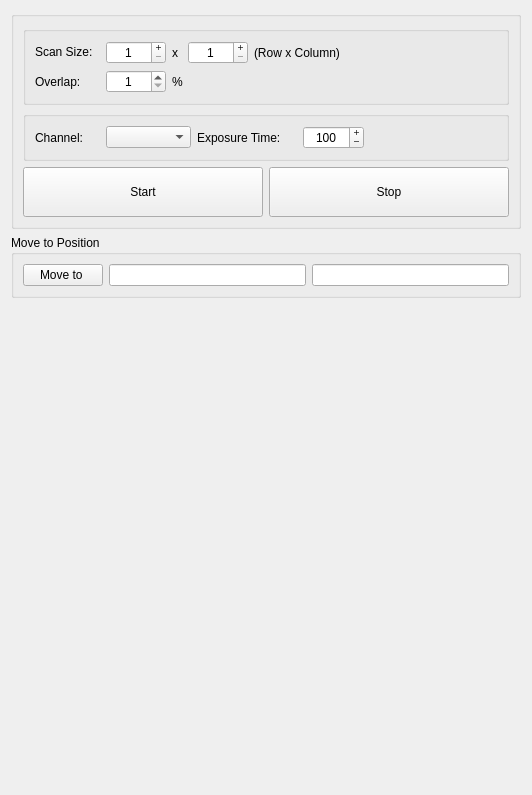
<?xml version="1.0" encoding="UTF-8"?>
<ui version="4.0">
 <class>Form</class>
 <widget class="QWidget" name="Form">
  <property name="geometry">
   <rect>
    <x>0</x>
    <y>0</y>
    <width>532</width>
    <height>795</height>
   </rect>
  </property>
  <property name="windowTitle">
   <string>Form</string>
  </property>
  <layout class="QGridLayout" name="gridLayout_7">
   <item row="1" column="0">
    <widget class="QGroupBox" name="groupBox_2">
     <property name="title">
      <string>Move to Position</string>
     </property>
     <layout class="QGridLayout" name="gridLayout_6">
      <item row="0" column="0">
       <layout class="QGridLayout" name="gridLayout_5">
        <item row="0" column="2">
         <widget class="QLineEdit" name="y_lineEdit">
          <property name="alignment">
           <set>Qt::AlignCenter</set>
          </property>
          <property name="readOnly">
           <bool>true</bool>
          </property>
         </widget>
        </item>
        <item row="0" column="0">
         <widget class="QPushButton" name="move_to_Button">
          <property name="enabled">
           <bool>true</bool>
          </property>
          <property name="sizePolicy">
           <sizepolicy hsizetype="Fixed" vsizetype="Fixed">
            <horstretch>0</horstretch>
            <verstretch>0</verstretch>
           </sizepolicy>
          </property>
          <property name="maximumSize">
           <size>
            <width>150</width>
            <height>16777215</height>
           </size>
          </property>
          <property name="text">
           <string>Move to </string>
          </property>
         </widget>
        </item>
        <item row="0" column="1">
         <widget class="QLineEdit" name="x_lineEdit">
          <property name="alignment">
           <set>Qt::AlignCenter</set>
          </property>
          <property name="readOnly">
           <bool>true</bool>
          </property>
         </widget>
        </item>
       </layout>
      </item>
     </layout>
    </widget>
   </item>
   <item row="2" column="0">
    <spacer name="verticalSpacer">
     <property name="orientation">
      <enum>Qt::Vertical</enum>
     </property>
     <property name="sizeHint" stdset="0">
      <size>
       <width>20</width>
       <height>40</height>
      </size>
     </property>
    </spacer>
   </item>
   <item row="0" column="0">
    <widget class="QGroupBox" name="groupBox">
     <property name="sizePolicy">
      <sizepolicy hsizetype="Expanding" vsizetype="Preferred">
       <horstretch>0</horstretch>
       <verstretch>0</verstretch>
      </sizepolicy>
     </property>
     <property name="title">
      <string/>
     </property>
     <layout class="QGridLayout" name="gridLayout_9">
      <item row="0" column="0">
       <widget class="QGroupBox" name="groupBox_3">
        <property name="title">
         <string/>
        </property>
        <layout class="QGridLayout" name="gridLayout_4">
         <item row="0" column="0">
          <layout class="QGridLayout" name="gridLayout_3">
           <item row="0" column="2">
            <widget class="QLabel" name="scan_size_label">
             <property name="sizePolicy">
              <sizepolicy hsizetype="Fixed" vsizetype="Preferred">
               <horstretch>0</horstretch>
               <verstretch>0</verstretch>
              </sizepolicy>
             </property>
             <property name="minimumSize">
              <size>
               <width>0</width>
               <height>0</height>
              </size>
             </property>
             <property name="maximumSize">
              <size>
               <width>16777215</width>
               <height>16777215</height>
              </size>
             </property>
             <property name="text">
              <string>x </string>
             </property>
            </widget>
           </item>
           <item row="0" column="0">
            <widget class="QLabel" name="label">
             <property name="sizePolicy">
              <sizepolicy hsizetype="Fixed" vsizetype="Fixed">
               <horstretch>0</horstretch>
               <verstretch>0</verstretch>
              </sizepolicy>
             </property>
             <property name="minimumSize">
              <size>
               <width>65</width>
               <height>0</height>
              </size>
             </property>
             <property name="maximumSize">
              <size>
               <width>65</width>
               <height>16777215</height>
              </size>
             </property>
             <property name="text">
              <string>Scan Size:</string>
             </property>
            </widget>
           </item>
           <item row="0" column="3">
            <widget class="QSpinBox" name="scan_size_spinBox_c">
             <property name="minimumSize">
              <size>
               <width>60</width>
               <height>0</height>
              </size>
             </property>
             <property name="maximumSize">
              <size>
               <width>60</width>
               <height>16777215</height>
              </size>
             </property>
             <property name="alignment">
              <set>Qt::AlignCenter</set>
             </property>
             <property name="buttonSymbols">
              <enum>QAbstractSpinBox::PlusMinus</enum>
             </property>
             <property name="minimum">
              <number>1</number>
             </property>
            </widget>
           </item>
           <item row="0" column="5">
            <spacer name="horizontalSpacer">
             <property name="orientation">
              <enum>Qt::Horizontal</enum>
             </property>
             <property name="sizeHint" stdset="0">
              <size>
               <width>40</width>
               <height>20</height>
              </size>
             </property>
            </spacer>
           </item>
           <item row="0" column="1">
            <widget class="QSpinBox" name="scan_size_spinBox_r">
             <property name="enabled">
              <bool>true</bool>
             </property>
             <property name="sizePolicy">
              <sizepolicy hsizetype="Fixed" vsizetype="Fixed">
               <horstretch>0</horstretch>
               <verstretch>0</verstretch>
              </sizepolicy>
             </property>
             <property name="minimumSize">
              <size>
               <width>60</width>
               <height>0</height>
              </size>
             </property>
             <property name="maximumSize">
              <size>
               <width>60</width>
               <height>16777215</height>
              </size>
             </property>
             <property name="alignment">
              <set>Qt::AlignCenter</set>
             </property>
             <property name="buttonSymbols">
              <enum>QAbstractSpinBox::PlusMinus</enum>
             </property>
             <property name="minimum">
              <number>1</number>
             </property>
             <property name="maximum">
              <number>100</number>
             </property>
             <property name="value">
              <number>1</number>
             </property>
            </widget>
           </item>
           <item row="0" column="4">
            <widget class="QLabel" name="label_4">
             <property name="text">
              <string>(Row x Column)</string>
             </property>
            </widget>
           </item>
          </layout>
         </item>
         <item row="1" column="0">
          <layout class="QGridLayout" name="gridLayout">
           <item row="0" column="0">
            <widget class="QLabel" name="label_5">
             <property name="minimumSize">
              <size>
               <width>65</width>
               <height>0</height>
              </size>
             </property>
             <property name="maximumSize">
              <size>
               <width>65</width>
               <height>16777215</height>
              </size>
             </property>
             <property name="text">
              <string>Overlap:</string>
             </property>
            </widget>
           </item>
           <item row="0" column="1">
            <widget class="QSpinBox" name="ovelap_spinBox">
             <property name="minimumSize">
              <size>
               <width>60</width>
               <height>0</height>
              </size>
             </property>
             <property name="maximumSize">
              <size>
               <width>60</width>
               <height>16777215</height>
              </size>
             </property>
             <property name="alignment">
              <set>Qt::AlignCenter</set>
             </property>
             <property name="minimum">
              <number>1</number>
             </property>
             <property name="value">
              <number>1</number>
             </property>
            </widget>
           </item>
           <item row="0" column="2">
            <widget class="QLabel" name="label_6">
             <property name="text">
              <string>%</string>
             </property>
            </widget>
           </item>
          </layout>
         </item>
        </layout>
       </widget>
      </item>
      <item row="1" column="0">
       <widget class="QGroupBox" name="groupBox_4">
        <property name="title">
         <string/>
        </property>
        <layout class="QGridLayout" name="gridLayout_8">
         <item row="0" column="0">
          <widget class="QLabel" name="label_2">
           <property name="minimumSize">
            <size>
             <width>65</width>
             <height>0</height>
            </size>
           </property>
           <property name="maximumSize">
            <size>
             <width>55</width>
             <height>16777215</height>
            </size>
           </property>
           <property name="text">
            <string>Channel:</string>
           </property>
          </widget>
         </item>
         <item row="0" column="3">
          <widget class="QSpinBox" name="scan_exp_spinBox">
           <property name="enabled">
            <bool>true</bool>
           </property>
           <property name="alignment">
            <set>Qt::AlignCenter</set>
           </property>
           <property name="buttonSymbols">
            <enum>QAbstractSpinBox::PlusMinus</enum>
           </property>
           <property name="minimum">
            <number>1</number>
           </property>
           <property name="maximum">
            <number>10000</number>
           </property>
           <property name="value">
            <number>100</number>
           </property>
          </widget>
         </item>
         <item row="0" column="1">
          <widget class="QComboBox" name="scan_channel_comboBox">
           <property name="enabled">
            <bool>true</bool>
           </property>
           <property name="minimumSize">
            <size>
             <width>85</width>
             <height>0</height>
            </size>
           </property>
           <property name="maximumSize">
            <size>
             <width>85</width>
             <height>16777215</height>
            </size>
           </property>
          </widget>
         </item>
         <item row="0" column="2">
          <widget class="QLabel" name="label_3">
           <property name="minimumSize">
            <size>
             <width>100</width>
             <height>0</height>
            </size>
           </property>
           <property name="maximumSize">
            <size>
             <width>100</width>
             <height>16777215</height>
            </size>
           </property>
           <property name="text">
            <string>Exposure Time:</string>
           </property>
          </widget>
         </item>
         <item row="0" column="4">
          <spacer name="horizontalSpacer_2">
           <property name="orientation">
            <enum>Qt::Horizontal</enum>
           </property>
           <property name="sizeHint" stdset="0">
            <size>
             <width>40</width>
             <height>20</height>
            </size>
           </property>
          </spacer>
         </item>
        </layout>
       </widget>
      </item>
      <item row="2" column="0">
       <layout class="QGridLayout" name="gridLayout_2">
        <item row="0" column="1">
         <widget class="QPushButton" name="stop_scan_Button">
          <property name="enabled">
           <bool>true</bool>
          </property>
          <property name="sizePolicy">
           <sizepolicy hsizetype="Expanding" vsizetype="Fixed">
            <horstretch>0</horstretch>
            <verstretch>0</verstretch>
           </sizepolicy>
          </property>
          <property name="minimumSize">
           <size>
            <width>100</width>
            <height>50</height>
           </size>
          </property>
          <property name="maximumSize">
           <size>
            <width>16777215</width>
            <height>16777215</height>
           </size>
          </property>
          <property name="text">
           <string>Stop</string>
          </property>
         </widget>
        </item>
        <item row="0" column="0">
         <widget class="QPushButton" name="start_scan_Button">
          <property name="enabled">
           <bool>true</bool>
          </property>
          <property name="sizePolicy">
           <sizepolicy hsizetype="Expanding" vsizetype="Fixed">
            <horstretch>0</horstretch>
            <verstretch>0</verstretch>
           </sizepolicy>
          </property>
          <property name="minimumSize">
           <size>
            <width>0</width>
            <height>50</height>
           </size>
          </property>
          <property name="maximumSize">
           <size>
            <width>16777215</width>
            <height>16777215</height>
           </size>
          </property>
          <property name="text">
           <string>Start</string>
          </property>
         </widget>
        </item>
       </layout>
      </item>
     </layout>
    </widget>
   </item>
  </layout>
 </widget>
 <resources/>
 <connections/>
</ui>
